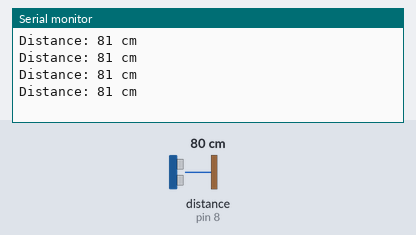
This sketch was run on a simulated Arduino Uno, built with avr-gcc and run on an emulated ATmega328P. On the bench: the last lines printed to the serial monitor. The test bench sets the inputs (shaded band); at power-on: distance to the obstacle (sensor on pin 8) 80 cm. The echo pulse lasts 58.3 µs per cm.

Above: at 1.2 s.
1.3 s: distance to the obstacle (sensor on pin 8) set to 2 cm
At 1.73 s:
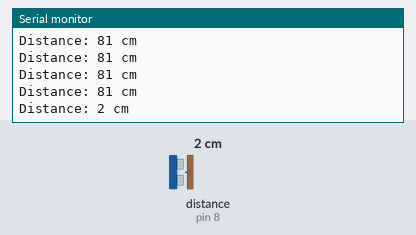
2.8 s: distance to the obstacle (sensor on pin 8) set to 4 cm
At 2.94 s:
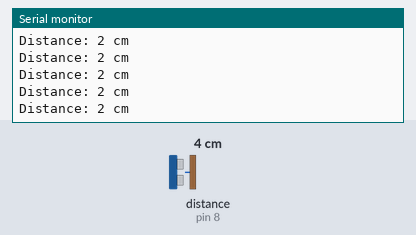
Timing chart, 0 to 5.8 s (numbered marks = the images above; inputs shaded):
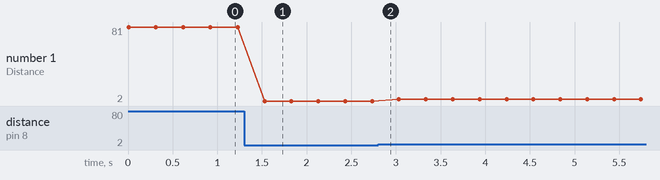

Measured:
- after the input at 1.3 s, the serial monitor: prints a new line after 0.23 s (image 1)
- plotted number 1: 81 → 2 after the input at 1.3 s, 2 → 4 after the input at 2.8 s

The sketch:

Ultrasonic_PixHawk_I2C_1.ino
```cpp
/*
  Name: Ultrasonic_Pixhawk_i2C.ino
  Testing the i2c commmunication with
*/

#include <Wire.h>
#include <NewPing.h>

// Slave i2c address define
#define addr 0x70 //112

// Ultrasonic Sensor Pin define
#define trig 8
#define echo 8

// Maximum Distance is ?? cm
#define maxDist 300 //cm

NewPing sonar(trig, echo, maxDist);
uint16_t un16distance;
byte bReceived;

void setup() {
  Serial.begin(57600);
  Wire.begin(addr);
  Wire.onRequest(requestEvent);
  Wire.onReceive(receiveEvent);
}

void loop() {
  un16distance = sonar.ping_cm(); // Get Distance
  Serial.print("Distance: "); Serial.print(un16distance); Serial.println(" cm");
  delay(300);
}

void receiveEvent(int howmany) {
  while (Wire.available()) {
    bReceived = Wire.read();
  }
}
void requestEvent() {
  Wire.write(highByte(un16distance));
  Wire.write(lowByte(un16distance));
}
```
